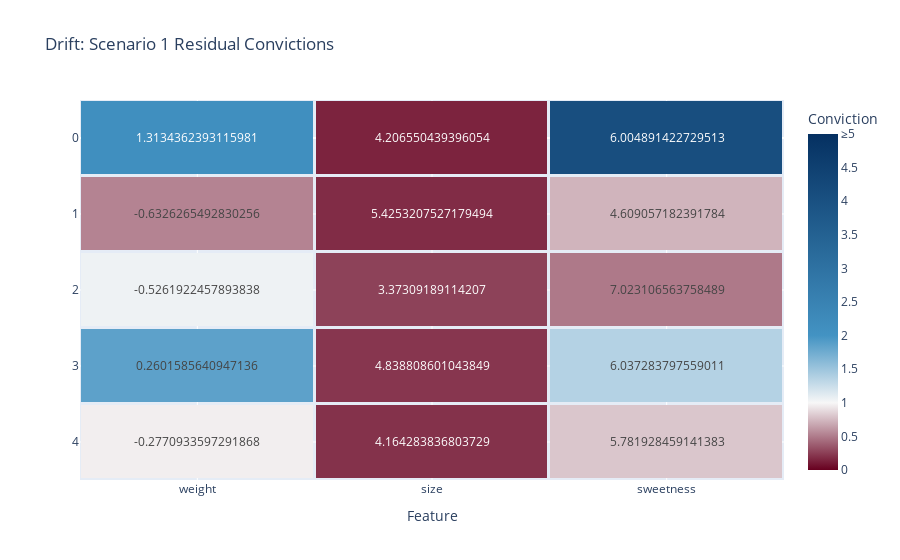

Here is the notebook cell this chart was saved with:
### Markdown cell above
### 1b. Debug

Howso is the only tool that allows you to both detect and debug drift. Howso's unique underlying platform works specifically on the data, which provides insights, flexibility, and control that other tools cannot.

### Code cell
# Extract the global case feature residual convictions
feature_full_residual_convictions_for_case = scenario_1_details['feature_full_residual_convictions_for_case']

plot_anomalies(
    scenario_1_df_test[context_features].loc[len(df_test_non_kiwi):].reset_index(drop=True),
    feature_full_residual_convictions_for_case[context_features].loc[len(df_test_non_kiwi):].reset_index(drop=True),
    title = 'Drift: Scenario 1 Residual Convictions'
)

### Figure 1 — Plotly figure (JSON) as saved in the notebook; plotly's stock layout.template omitted (floating-point values rounded to 4 significant figures)
{"data": [{"coloraxis": "coloraxis", "hovertemplate": "Conviction=%{z}", "name": "Outliers", "text": [["1.3134362393115981", "4.206550439396054", "6.004891422729513"], ["-0.6326265492830256", "5.4253207527179494", "4.609057182391784"], ["-0.5261922457893838", "3.37309189114207", "7.023106563758489"], ["0.2601585640947136", "4.838808601043849", "6.037283797559011"], ["-0.2770933597291868", "4.164283836803729", "5.781928459141383"]], "texttemplate": "%{text}", "type": "heatmap", "x": ["weight", "size", "sweetness"], "xgap": 3, "y": [0, 1, 2, 3, 4], "ygap": 3, "z": [[2.127, 0.1432, 4.09], [0.5313, 0.1793, 0.7279], [1.05, 0.2669, 0.4899], [1.857, 0.22, 1.372], [0.9623, 0.2032, 0.8001]]}], "layout": {"coloraxis": {"cmax": 5, "cmin": 0, "colorbar": {"ticktext": ["0", "0.5", "1", "1.5", "2", "2.5", "3", "3.5", "4", "4.5", "≥5"], "tickvals": [0, 0.5, 1, 1.5, 2, 2.5, 3, 3.5, 4, 4.5, 5], "title": {"text": "Conviction"}}, "colorscale": [[0, "rgb(103,0,31)"], [0.2, "rgb(247, 247, 247)"], [0.4, "rgb(67,147,195)"], [1, "rgb(5,48,97)"]]}, "title": {"text": "Drift: Scenario 1 Residual Convictions"}, "xaxis": {"anchor": "y", "domain": [0, 1], "title": {"text": "Feature"}}, "yaxis": {"anchor": "x", "autorange": "reversed", "domain": [0, 1], "title": {}}}}
